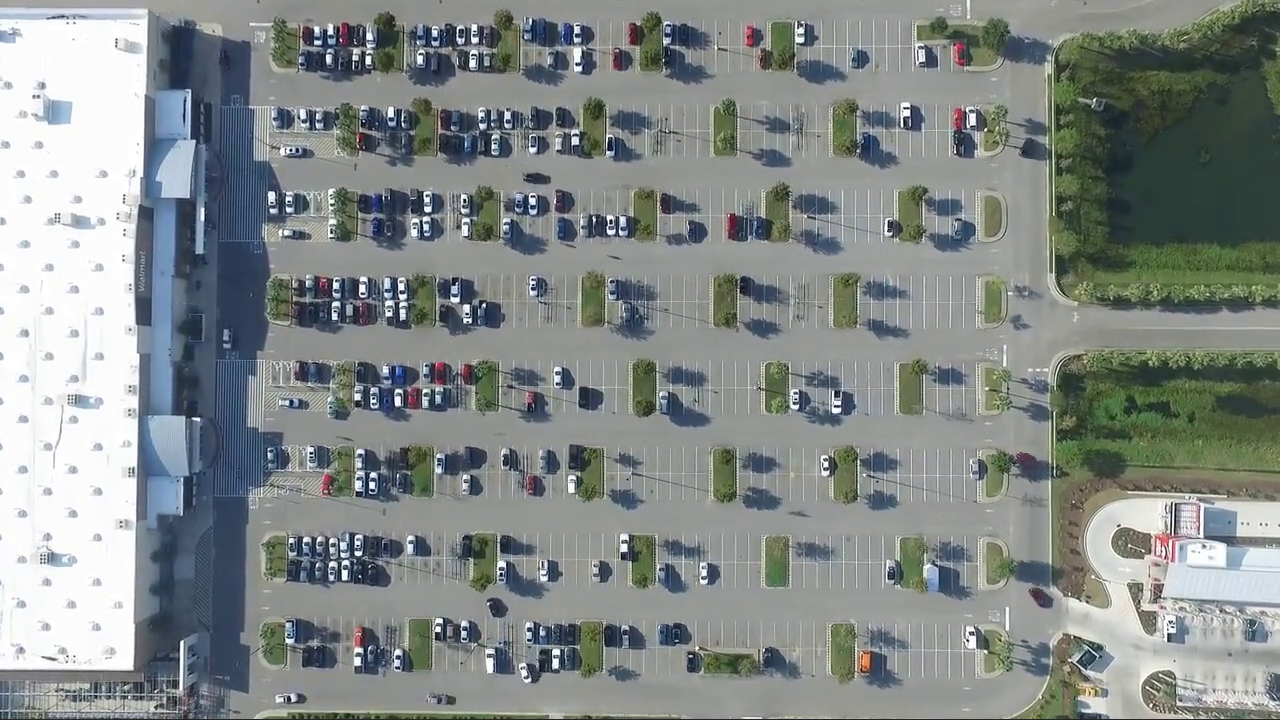
#> input picture car_parking_random_frame.png, 1280 x 720 px
$ python ImagePreprocessing.py
#> lines starting #> are read from the running program, lines starting #| are printed output that depends on the picture; after the words box and inside, x2 and y2 are one past the last pixel; in counts of white or black regions, pixels touching at a corner belong together
import cv2
import numpy as np

while True:
    img = cv2.imread('car_parking_random_frame.png', -1)
#> img is the input picture: shape (720, 1280, 4); mean B, G, R, A 136.6, 138.2, 132, 255

    rgb_planes = cv2.split(img)

    result_planes = []
    result_norm_planes = []
    for plane in rgb_planes:
        img_blur = cv2.GaussianBlur(plane, (5, 5), 1)
        img_thresh = cv2.adaptiveThreshold(img_blur, 255, cv2.ADAPTIVE_THRESH_GAUSSIAN_C, cv2.THRESH_BINARY_INV, 35, 20)
        img_blur=cv2.medianBlur(img_thresh, 5)
        dilated_img = cv2.dilate(img_blur, np.ones((3,3), np.uint8))
        result_planes.append(dilated_img)
#> this loop made 4 passes
#> pass 1, `img_blur = cv2.GaussianBlur(plane, (5, 5), 1)`:
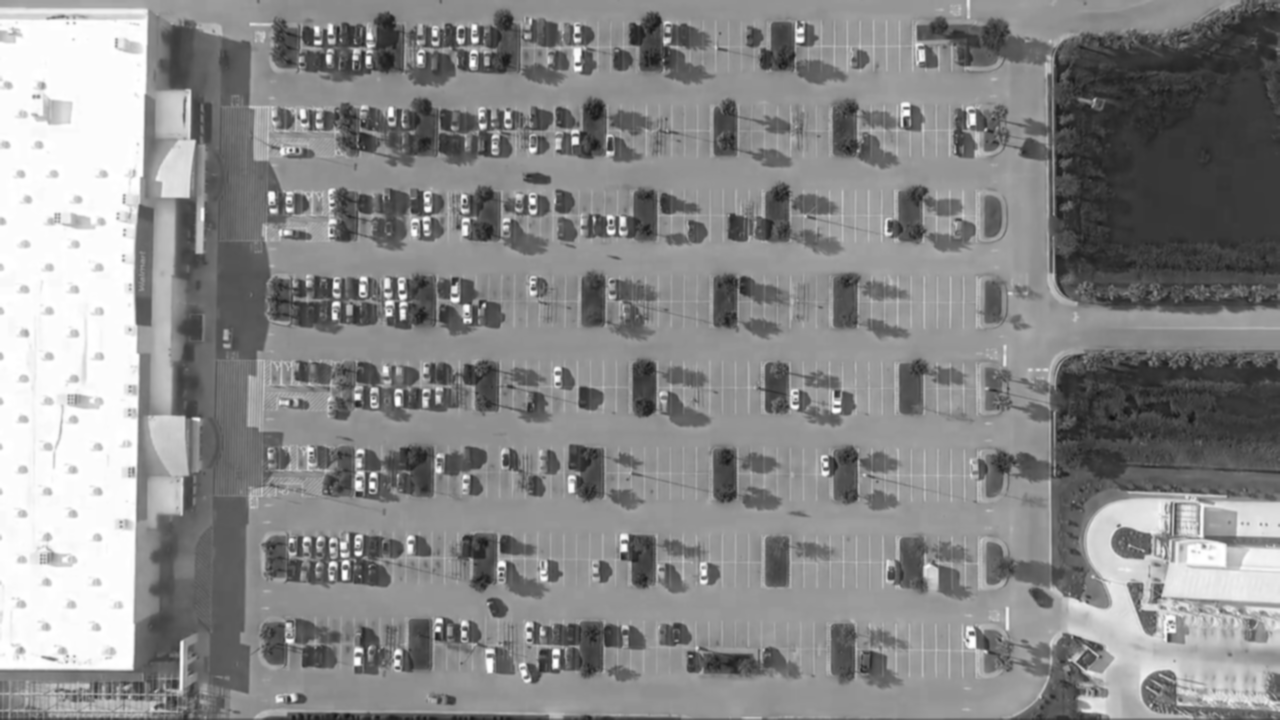
#> img_blur: shape (720, 1280); min 16, max 255, mean 136.6
#> pass 1, `img_thresh = cv2.adaptiveThreshold(img_blur, 255, cv2.ADAPTIVE_THRESH_..`:
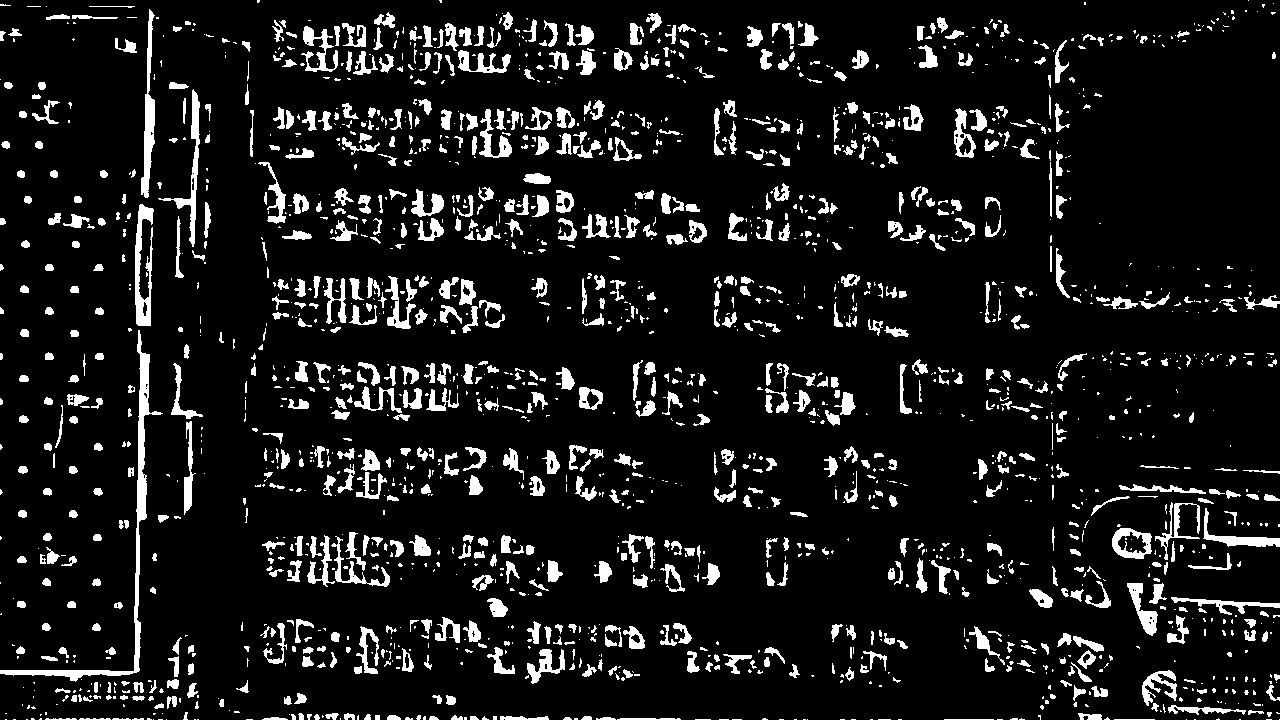
#> img_thresh: shape (720, 1280); 9.8% white; 1965 white regions (1129 under 20 px), largest, box (x1, y1, x2, y2) and area: (0, 330, 163, 682) 2887, (135, 204, 154, 326) 1191, (141, 9, 155, 198) 1188
#> pass 1, `dilated_img = cv2.dilate(img_blur, np.ones((3,3), np.uint8))`:
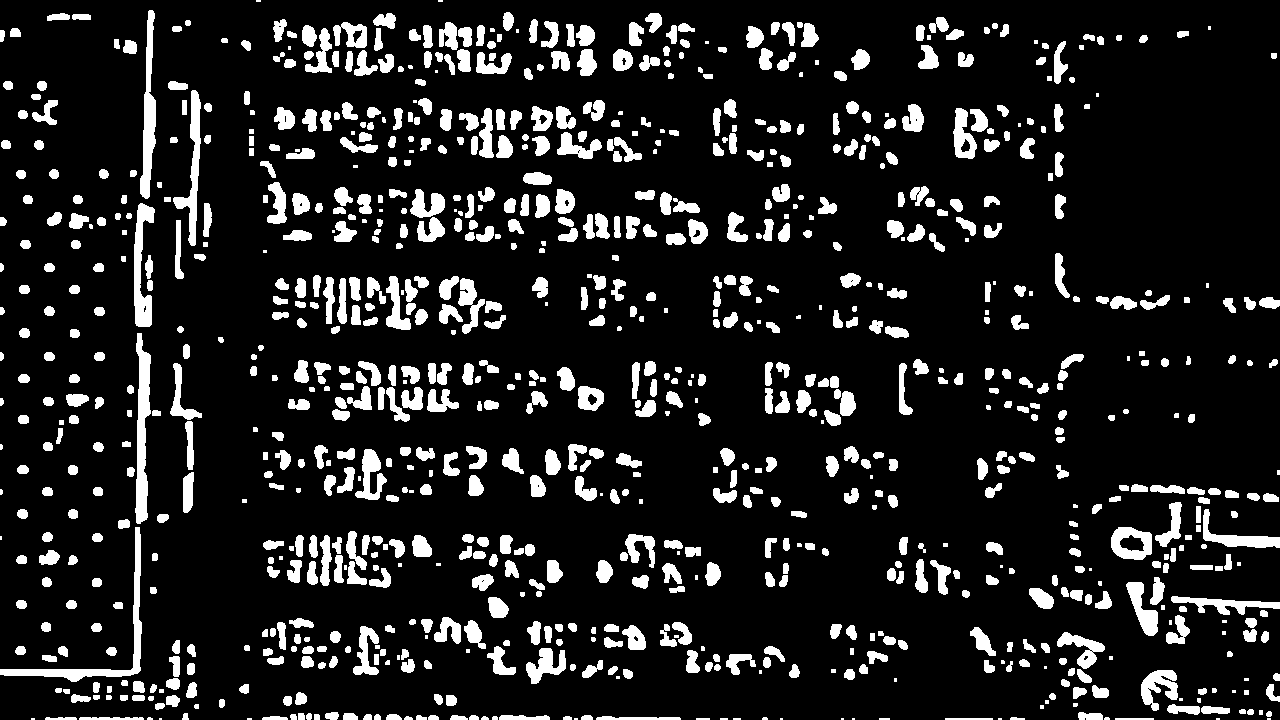
#> dilated_img: shape (720, 1280); 12.9% white; 966 white regions (98 under 20 px), largest, box (x1, y1, x2, y2) and area: (0, 527, 142, 682) 1986, (135, 333, 151, 524) 1893, (140, 10, 156, 199) 1600
#> after the loop: img_blur: shape (720, 1280); every value is 0
#> after the loop, result_planes = 4 items

    result = cv2.merge(result_planes)
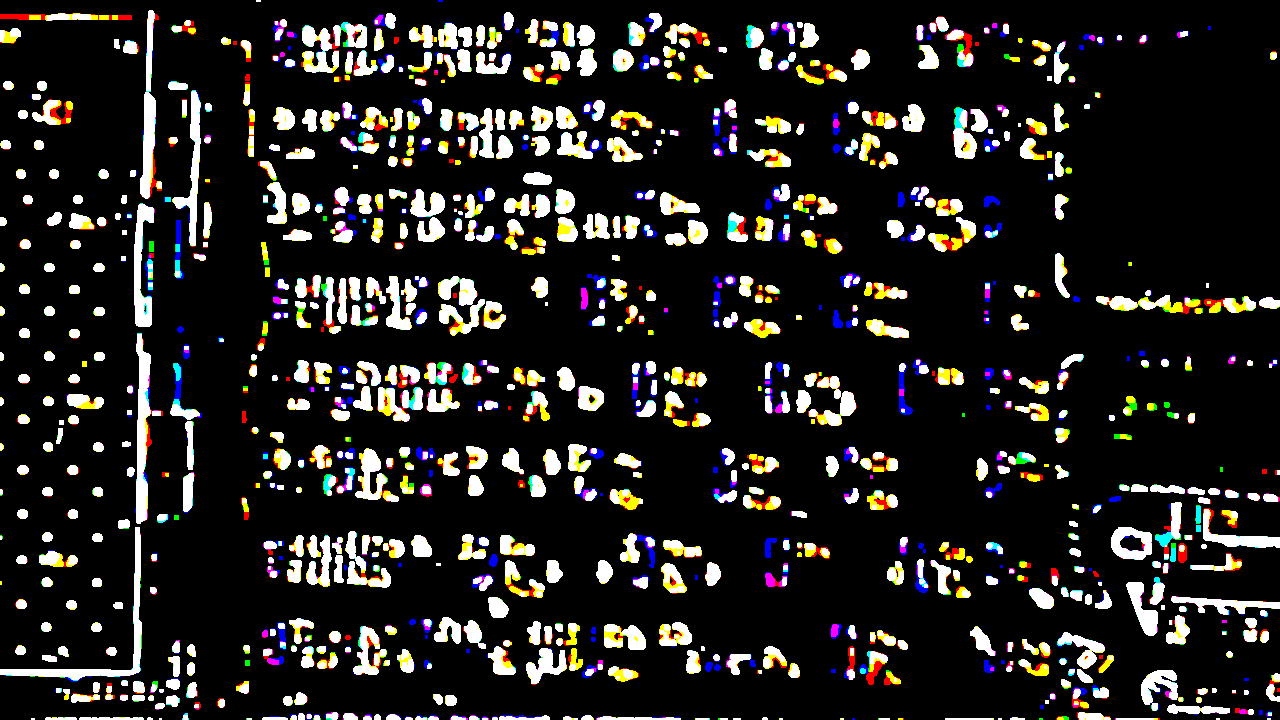
#> result: shape (720, 1280, 4); mean of channels 0, 1, 2, 3 32.9, 35.5, 37.4, 0; drawn as B, G, R
    #result_norm = cv2.merge(result_norm_planes)

    #cv2.imshow('dilated_img', bg_img)
    cv2.imshow('blur.png', result)
    #cv2.imshow('shadows_out_norm.png', result_norm)

    if cv2.waitKey(1) == 27:
#> (key Esc is pressed here)
        break

cv2.destroyAllWindows()

$ run again, with parking_counter.png copied over car_parking_random_frame.png
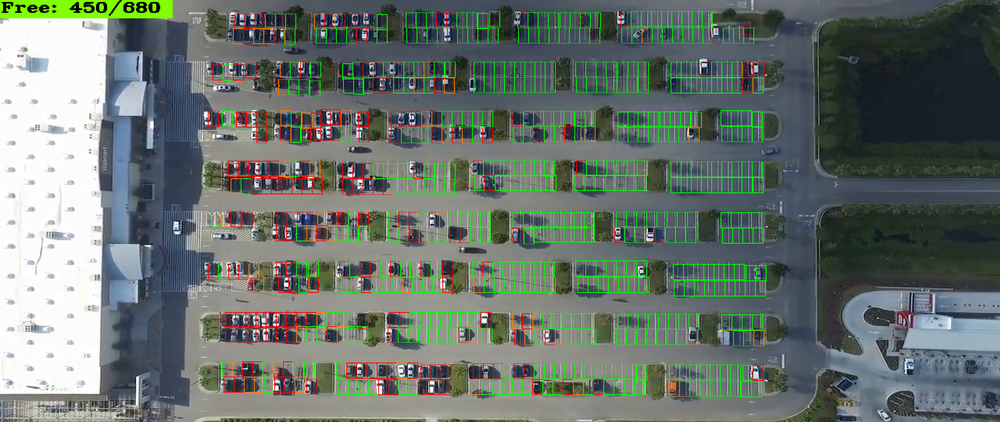
#> input picture parking_counter.png, 1000 x 422 px, shrunk from 2559 x 1079 before the run
#> img is the input picture: shape (422, 1000, 4); mean B, G, R, A 108.2, 114.5, 104.2, 255
#> the loop `for plane in rgb_planes:` made 4 passes
#> pass 1, `img_thresh = cv2.adaptiveThreshold(img_blur, 255, cv2.ADAPTIVE_THRESH_..`:
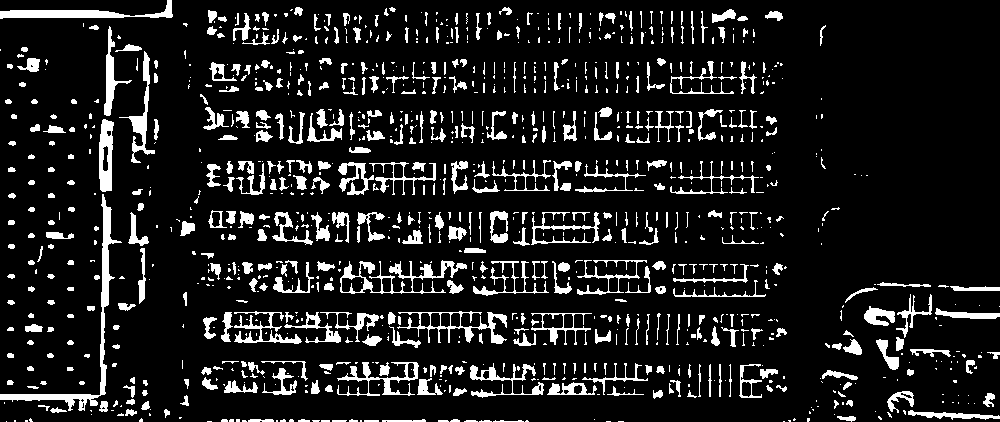
#> img_thresh: shape (422, 1000); 11.6% white; 1103 white regions (641 under 20 px), largest, box (x1, y1, x2, y2) and area: (0, 194, 122, 411) 1952, (340, 260, 467, 294) 1235, (0, 0, 173, 19) 1166
#> after the loop `for plane in rgb_planes:`: result_planes = 4 items
#> `result = cv2.merge(result_planes)`:
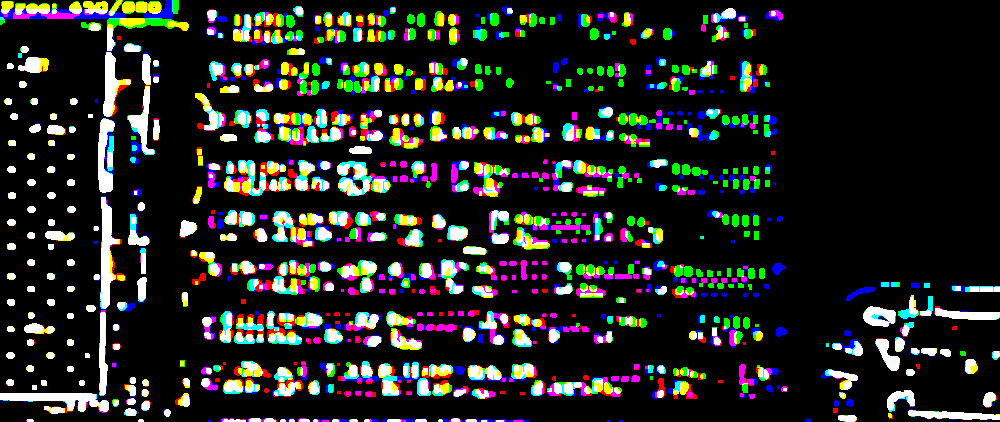
#> result: shape (422, 1000, 4); mean of channels 0, 1, 2, 3 34.8, 38.3, 36.1, 0; drawn as B, G, R

$ run again, with parking_counter1.png copied over car_parking_random_frame.png
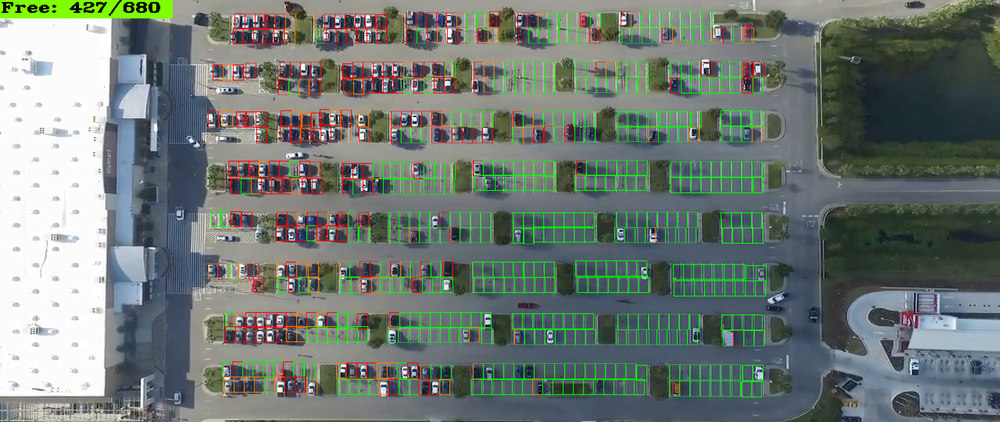
#> input picture parking_counter1.png, 1000 x 422 px, shrunk from 2559 x 1079 before the run
#> img is the input picture: shape (422, 1000, 4); mean B, G, R, A 115.8, 121.6, 111.2, 255
#> the loop `for plane in rgb_planes:` made 4 passes
#> pass 1, `img_thresh = cv2.adaptiveThreshold(img_blur, 255, cv2.ADAPTIVE_THRESH_..`:
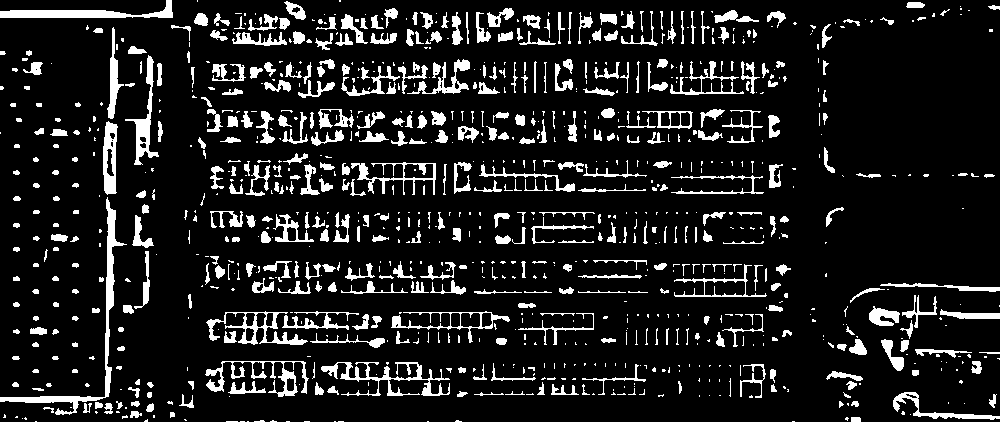
#> img_thresh: shape (422, 1000); 11.9% white; 980 white regions (546 under 20 px), largest, box (x1, y1, x2, y2) and area: (0, 197, 127, 415) 1832, (0, 0, 173, 18) 1240, (321, 362, 450, 396) 1213
#> after the loop `for plane in rgb_planes:`: result_planes = 4 items
#> `result = cv2.merge(result_planes)`:
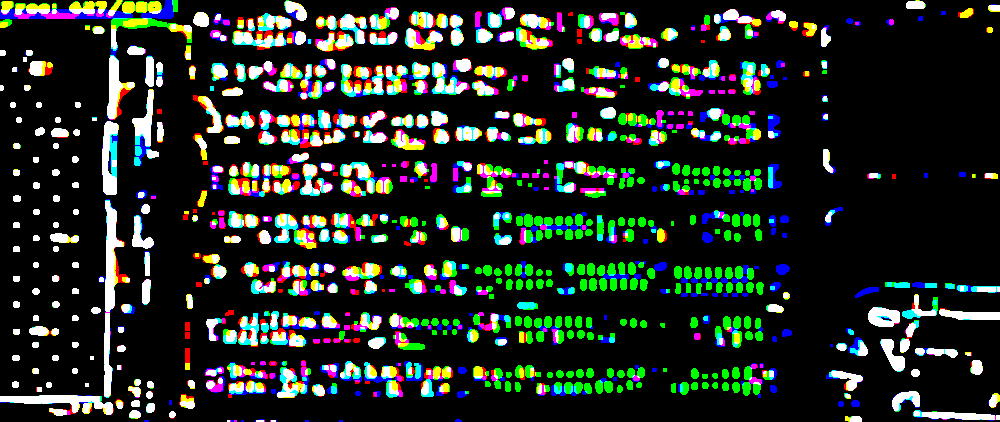
#> result: shape (422, 1000, 4); mean of channels 0, 1, 2, 3 36.9, 43.7, 35.9, 0; drawn as B, G, R
